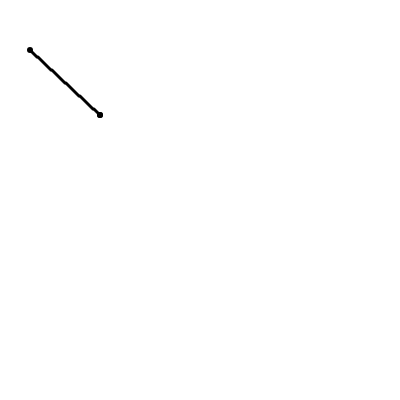
Frame 1 (no input)
Frame 60 (no input): identical to frame 1, image omitted
Frame 120 (the mouse pressed at the canvas centre since frame 60): identical to frame 1, image omitted

The p5.js sketch that drew this single still picture (run headless with seeded random() and noise() and a simulated clock; from frame 60 on, the mouse is pressed at the canvas centre):

// p5.js sketch
// ── sketch.js
function setup() {
  createCanvas(400, 400);
}

function draw() {
  background('white');
  mless(30,50,100,115);
}

function mless(x1, y1, x2, y2){
  x = x1;
  y = y1;
  strokeWeight(6);
  point(x, y);
  point(x2,y2);
  dx = x2-x1;
  dy = y2-y1;
  pk = 2*dy-dx;
  for(i = 0; i< dx; i++){
    if(pk<0){
      x = x + 1;
      y = y;
      pk = pk + 2*dy;
      if(x == x2){
        strokeWeight(6);
        point(x,y);
      }
      else{
        strokeWeight(3);
        point(x,y);
      }
    }
    else{
      x = x + 1;
      y = y + 1;
      pk = pk + 2*dy -2*dx;
      if(x == x2){
        strokeWeight(6);
        point(x,y);
      }
      else{
        strokeWeight(3);
        point(x,y);
      }
    }
  }
}
